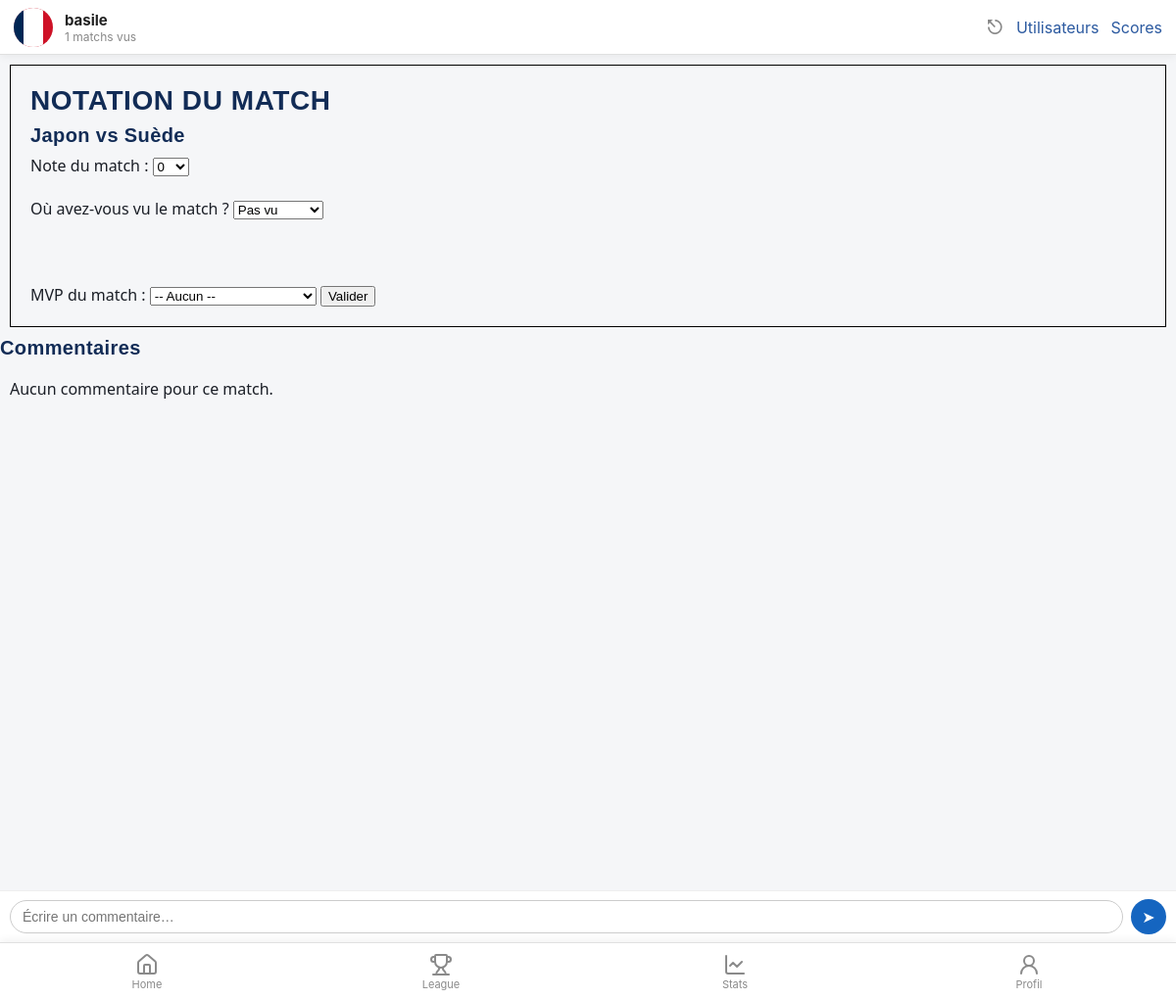
Page /index.php?view=notation&id=59 (signed in) on the committed database.
### tables this page shows
CREATE TABLE `UTILISATEUR` (
  `id` int NOT NULL,
  `pseudo` varchar(50) NOT NULL,
  `mot_de_passe` varchar(255) NOT NULL,
  `equipe_pref_id` int DEFAULT NULL,
  `joueur_pref_id` int DEFAULT NULL,
  `pdp` varchar(255) NOT NULL,
  `admin` tinyint(1) NOT NULL DEFAULT '0',
  `blacklist` tinyint(1) NOT NULL DEFAULT '0'
);

### libs/maLibUtils.php (called while the page is built, shortened)
<?php
function valider($nom,$type="REQUEST")
{
	switch($type)
	{
		case 'REQUEST':
		if(isset($_REQUEST[$nom]) && !($_REQUEST[$nom] == ""))
			return proteger($_REQUEST[$nom]);
		break;
		case 'SESSION':
		if(isset($_SESSION[$nom]) && !($_SESSION[$nom] == ""))
			return $_SESSION[$nom];
		break;
	}
	return false;
}
function proteger($str)
{
	if (is_array($str))
	{
		$nextTab = array();
		foreach($str as $cle => $val)
		{
			$nextTab[$cle] = addslashes($val);
		}
		return $nextTab;
	}
	else
		return addslashes ($str);
}
?>

### libs/maLibSQL.pdo.php (called while the page is built, shortened)
<?php
function SQLGetChamp($sql)
{
	global $BDD_host;
	global $BDD_base;
	global $BDD_user;
	global $BDD_password;
	try {
		$dbh = new PDO("mysql:host=$BDD_host;dbname=$BDD_base", $BDD_user, $BDD_password);
	} catch (PDOException $e) {
		die("<font color=\"red\">SQLGetChamp: Erreur de connexion : " . $e->getMessage() . "</font>");
	}
	$dbh->exec("SET CHARACTER SET utf8");
	$res = $dbh->query($sql);
	$num = $res->rowCount();
	$res->setFetchMode(PDO::FETCH_NUM);
	$ligne = $res->fetch();
	if ($ligne == false) return false;
	else return $ligne[0];
}
function SQLSelect($sql)
{
 	global $BDD_host;
	global $BDD_base;
 	global $BDD_user;
 	global $BDD_password;
	try {
		$dbh = new PDO("mysql:host=$BDD_host;dbname=$BDD_base", $BDD_user, $BDD_password);
	} catch (PDOException $e) {
		die("<font color=\"red\">SQLSelect: Erreur de connexion : " . $e->getMessage() . "</font>");
	}
	$dbh->exec("SET CHARACTER SET utf8");
	$res = $dbh->query($sql);
	$num = $res->rowCount();
	if ($num==0) return false;
	else return $res;
}
function parcoursRs($result)
{
	if  ($result == false) return array();
	$result->setFetchMode(PDO::FETCH_ASSOC);
	while ($ligne = $result->fetch())
		$tab[]= $ligne;
	return $tab;
}
?>

### libs/modele.php (called while the page is built, shortened)
<?php
include_once(__DIR__ . "/maLibSQL.pdo.php");
function getMatchById($id)
{
    $sql = "SELECT
                m.id,
                e1.nom AS equipe_dom,
                e2.nom AS equipe_ext,
                m.score_dom,
                m.score_ext
            FROM MATCHS m
            JOIN EQUIPE e1 ON m.equipe_dom_id = e1.id
            JOIN EQUIPE e2 ON m.equipe_ext_id = e2.id
            WHERE m.id = $id";
    return parcoursRS(SQLSelect($sql, true));
}
function getAvisUtilisateur($idUser, $idMatch)
{
    $sql = "SELECT note_match, vu_ou, mvp_id FROM AVIS_MATCH
            WHERE user_id = '$idUser' AND match_id = '$idMatch'";
    $res = parcoursRS(SQLSelect($sql));
    return count($res) ? $res[0] : false;
}
function listerCommentairesDepuis($idMatch, $depuisId)
{
	$SQL = "SELECT C.id, C.contenu, C.date_pub, C.user_id, U.pseudo
			FROM COMMENTAIRE C
			JOIN UTILISATEUR U ON U.id = C.user_id
			WHERE C.match_id = '$idMatch' AND C.id > '$depuisId'
			ORDER BY C.id ASC";
	return parcoursRs(SQLSelect($SQL));
}
function getProfil($idUser)
{
    $SQL = "SELECT U.id, U.pseudo, U.pdp, U.equipe_pref_id, U.joueur_pref_id,
				   E.nom AS equipe_nom, E.image_drapeau,
				   J.prenom AS joueur_prenom, J.nom AS joueur_nom, J.image_joueur
            FROM UTILISATEUR U
            LEFT JOIN EQUIPE E ON E.id = U.equipe_pref_id
            LEFT JOIN JOUEUR J ON J.id = U.joueur_pref_id
            WHERE U.id = '$idUser'";
    $rs = parcoursRs(SQLSelect($SQL));
    return (count($rs) > 0) ? $rs[0] : false;
}
function getStatsProfil($idUser)
{
    $nbVus = SQLGetChamp("SELECT COUNT(*) FROM AVIS_MATCH WHERE user_id='$idUser' AND vu_ou IS NOT NULL");
    $SQL = "SELECT J.prenom, J.nom, COUNT(*) AS nb
            FROM AVIS_MATCH A
            JOIN JOUEUR J ON J.id = A.mvp_id
            WHERE A.user_id='$idUser' AND A.mvp_id IS NOT NULL
            GROUP BY A.mvp_id ORDER BY nb DESC LIMIT 1";
    $rs = parcoursRs(SQLSelect($SQL));
    $mvp = (count($rs) > 0) ? $rs[0]['prenom'] . ' ' . $rs[0]['nom'] : 'Aucun';
    $SQL = "SELECT E.nom, COUNT(*) AS nb
            FROM AVIS_MATCH A
            JOIN MATCHS M ON M.id = A.match_id
            JOIN EQUIPE E ON E.id = M.equipe_dom_id OR E.id = M.equipe_ext_id
            WHERE A.user_id='$idUser' AND A.vu_ou IS NOT NULL
            GROUP BY E.id ORDER BY nb DESC LIMIT 1";
    $rs = parcoursRs(SQLSelect($SQL));
    $equipePlusVue = (count($rs) > 0) ? $rs[0]['nom'] : 'Aucune';
    $noteMoy = SQLGetChamp("SELECT ROUND(AVG(note_match),1) FROM AVIS_MATCH WHERE user_id='$idUser' AND note_match IS NOT NULL");
    $nbStade = SQLGetChamp("SELECT COUNT(*) FROM AVIS_MATCH WHERE user_id='$idUser' AND vu_ou='stade'");
    if (!$nbStade) $nbStade = 0;
    return compact('nbVus', 'mvp', 'equipePlusVue', 'noteMoy', 'nbStade');
}
?>

### templates/notation.php (the view, shortened to what this page needs)
<?php
include_once("libs/modele.php");
include_once("libs/maLibUtils.php");
$idUser = valider("idUser", "SESSION");
$id     = valider("id");
$matchData = getMatchById($id);
$match   = $matchData[0];
$idMatch = (int) $id;
$nomMatch = $match['equipe_dom'] . " vs " . $match['equipe_ext'];
$avis = getAvisUtilisateur($idUser, $idMatch);
?>
<div id="corps">
<h1>Notation du match</h1>
<h2>
<?= $nomMatch ?>
</h2>
<form method="post" action="" >
    <label>Note du match :</label>
    <select name="note">
        <?php
        for ($i = 0; $i <= 10; $i++) {
            $sel = ($avis && $avis['note_match'] == $i) ? "selected" : "";
            echo "<option value='$i' $sel>$i</option>";
        }
        ?>
    </select>
    <br><br>
    <label>Où avez-vous vu le match ?</label>
    <?php $vuActuel = $avis ? $avis['vu_ou'] : ''; ?>
    <select name="vu_ou">
        <option value=""       <?= ($vuActuel === '' || $vuActuel === null) ? 'selected' : '' ?>>Pas vu</option>
    </select>
    <br><br>
    <br><br>
    <label>MVP du match :</label>
    <select name="mvp_id">
        <option value="">-- Aucun --</option>
    </select>
    <input type="submit" value="Valider">
</form>
</div>
<h2>Commentaires</h2>
<div id="commentaires" class="chat-box">
	<?php $commentaires = listerCommentairesDepuis($idMatch, 0); ?>
	<?php if (count($commentaires) == 0) : ?>
		<p class="vide">Aucun commentaire pour ce match.</p>
	<?php endif; ?>
</div>
<form class="chat-form" method="post" action="controleur.php">
	<input type="text" name="contenu" placeholder="Écrire un commentaire…" autocomplete="off" required="required" />
	<button type="submit" name="action" value="Envoyer commentaire" aria-label="Envoyer">➤</button>
</form>

### templates/header.php (shortened to what this page needs)
<!DOCTYPE html PUBLIC "-//W3C//DTD XHTML 1.0 Strict//EN" "http://www.w3.org/TR/xhtml1/DTD/xhtml1-strict.dtd">
<html xmlns="http://www.w3.org/1999/xhtml">
<head>
	<link rel="stylesheet" type="text/css" href="css/style.css?v=6">
</head>
<body>
<?php
include_once "libs/modele.php";
?>
<div id="entete">
	<?php if (valider("connecte", "SESSION")) :
		$idMoi  = valider("idUser", "SESSION");
		$profil = getProfil($idMoi);
		$stats  = getStatsProfil($idMoi);
		$pp = $profil['pdp'] ? $profil['pdp'] : 'default.png';
	?>
		<img class="entete-pp" src="ressources/images_drapeaux/<?php echo htmlspecialchars($pp); ?>" alt="" />
		<div class="entete-info">
			<span class="entete-pseudo"><?php echo htmlspecialchars($profil['pseudo']); ?></span>
			<span class="entete-stat"><?php echo (int) $stats['nbVus']; ?> matchs vus</span>
		</div>
		<a class="entete-logout" href="controleur.php?action=Logout" aria-label="Déconnexion">⎋</a>
	<?php else : ?>
		<a class="entete-login" href="index.php?view=login">Se connecter</a>
	<?php endif; ?>
	<?php
	if (valider("isAdmin","SESSION")){
		echo '<a href="index.php?view=users">Utilisateurs</a>';
		echo '<a href="index.php?view=scores">Scores</a>';
	} ?>
</div>

### css/style.css (style rules this page uses)
body { padding-top:56px; padding-bottom:70px; }
#corps { border :1px solid black; padding:20px; margin:10px; }
.chat-box { display:flex; flex-direction:column; gap:6px; padding:10px; }
#commentaires { overflow-y: auto; height: calc(100vh - 225px); display: flex; flex-direction: column; gap: 6px; bottom: 58px; padding: 10px; }
#entete { position: fixed; top:0; left:0; right:0; height: 56px; display: flex; align-items: center; gap: 12px; padding: 0 14px; background: #fff; border-bottom: 1px solid #e0e0e0; box-shadow: 0 2px 8px rgba(0,0,0,0.06); z-index: 1000; font-family: -apple-system, system-ui, sans-serif; }
.entete-pp { width:40px; height:40px; border-radius:50%; object-fit:cover; background:#eee; }
.entete-info { display:flex; flex-direction:column; flex:1; }
.entete-pseudo { font-weight:bold; font-size:15px; color:#222; }
.entete-stat { font-size:12px; color:#888; }
.entete-logout { font-size:20px; color:#888; text-decoration:none; }
.chat-form { position: fixed; left: 0; right: 0; bottom: 58px; background: #fff; z-index: 999; display: flex; gap: 8px; align-items: center; padding: 8px 10px; border-top: 1px solid #eee; }
.chat-form input { flex:1; border:1px solid #ccc; border-radius:18px; padding:8px 12px; font-size:14px; }
.chat-form button { border:none; background:#1565c0; color:#fff; width:36px; height:36px; border-radius:50%; font-size:16px; }
:root { --color-primary: #122C56; --color-primary-light: #2C5AA0; --color-accent: #F0A202; --color-success: #2E8B57; --color-danger: #D7263D; --color-bg: #F5F6F8; --color-surface: #FFFFFF; --color-border: #E2E5EA; --color-text: #1B1F27; --color-text-muted: #6B7280; --color-on-primary: #FFFFFF; --font-display: 'Oswald', sans-serif; --font-body: 'Work Sans', system-ui, sans-serif; --container-width: 480px; --nav-height: 64px; --radius-sm: 6px; --radius-md: 12px; --radius-lg: 20px; --shadow-card: 0 2px 10px rgba(18, 44, 86, 0.08); --space-xs: 4px; --space-sm: 8px; --space-md: 16px; --space-lg: 24px; --space-xl: 32px; }
*, *::before, *::after { box-sizing: border-box; }
body { margin: 0; font-family: var(--font-body); color: var(--color-text); background: var(--color-bg); -webkit-font-smoothing: antialiased; }
h1, h2, h3, h4 { font-family: var(--font-display); font-weight: 600; margin: 0 0 var(--space-sm); letter-spacing: 0.02em; color: var(--color-primary); }
h1 { font-size: 28px; text-transform: uppercase; }
h2 { font-size: 20px; }
p { margin: 0 0 var(--space-sm); line-height: 1.5; }
a { color: var(--color-primary-light); text-decoration: none; }

### rows in the picture
utilisateur: pdp (picture), pseudo "basile"

### other values in the picture
$stats['nbVus'] "1"
$nomMatch "Japon vs Suède"
form field note "0"
